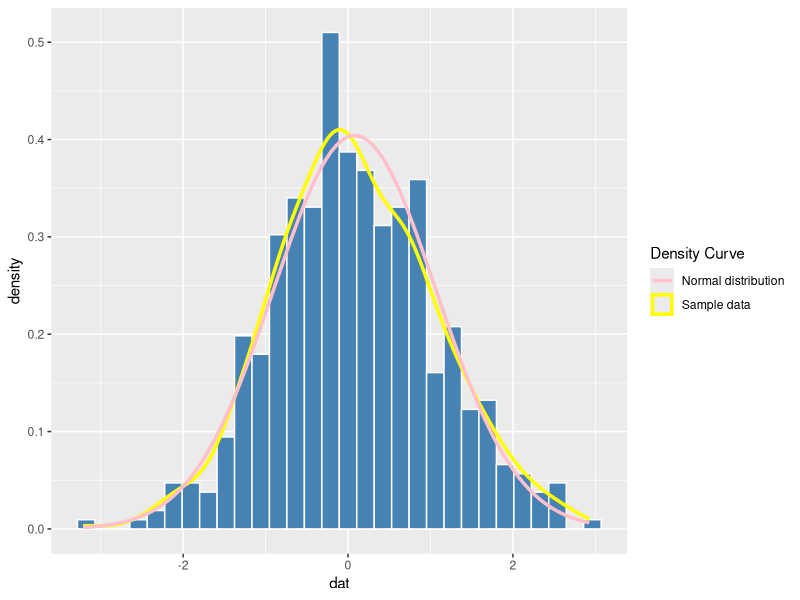

Here is the R script that generated this plot:
## ---- chunk 1
knitr::opts_chunk$set(fig.align="center", fig.height=4.5, fig.width=5, collapse=TRUE, comment="", prompt=FALSE, echo = TRUE, cache=TRUE, autodep=TRUE, tidy=F, tidy.opts=list(width.cutoff=50))
options(width=75)
## ---- chunk 2
library(ggplot2)
set.seed(66943)
small.sample = rnorm(500)

df.d <- tibble::tibble(dat = small.sample)
ggplot(df.d, mapping = aes(x = dat)) + 
  geom_histogram(mapping = aes(y = after_stat(density)), color = "white", fill = "steelblue") +
  geom_density(aes(color = "Sample data"),
               linewidth = 1.2) +
  stat_function(fun = dnorm, 
                args = list(mean = mean(df.d$dat), sd = sd(df.d$dat)), 
                mapping = aes(color = "Normal distribution"), 
                linewidth = 1.2) +
  scale_colour_manual("Density Curve", 
                      values = c("Normal distribution" ="pink","Sample data" = "yellow"))
## ---- chunk 3
mean(small.sample <= 1.3)
pnorm(1.3)
## ---- chunk 4
quantile(small.sample, 0.7)
qnorm(0.7)
## ---- chunk 5
mean(small.sample >= -1.1 & small.sample <= 0.7)
pnorm(0.7) - pnorm(-1.1)
## ---- chunk 6
# Formula for the union rule: 
# P(Z <= -1.1 U Z >= 0.7) = P(Z <= -1.1) + P(Z >= 0.7) - P(Z <= -1.1 & Z >= 0.7)
pnorm(-1.1) + (1 - pnorm(0.7)) - 0
